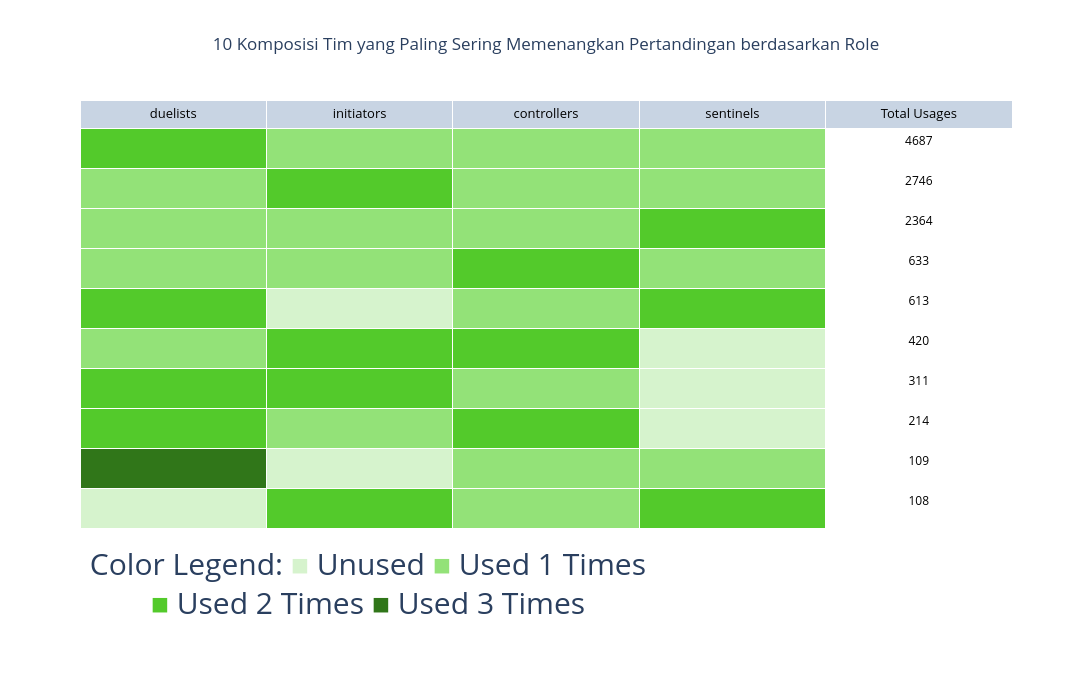

Notebook code cell kept with this figure:
### Code cell
from collections import Counter
# Visualize with table
all_roles = df_agent['Role'].drop_duplicates(keep='first').tolist()

# Split the role combination into individual role
role_combination = team_compotition_by_role.loc[0:9]['Role'].str.split(expand=True)

# Create a mapping of role combination
role_mapped = role_combination.apply(lambda row: [Counter(row.values)[role] if role in row.values else 0 for role in all_roles], axis=1, result_type='expand')
role_mapped['Total Usages'] = team_compotition_by_role['count']

# Assign color for each cell 
colors = ['rgb(214,243,205)', 'rgb(147,226,120)', 'rgb(83,202,43)', 'rgb(48,118,25)', 'rgb(14,33,7)']
cell_colors = [np.array(colors)[role_mapped[col]] for col in role_mapped.drop(columns='Total Usages').columns]
cell_colors.append(['rgb(255, 255, 255)'] * len(role_mapped))

# Assign value for each cell
cell_values = [[''] * len(role_mapped)] * (len(role_mapped.columns) - 1)
cell_values.append(role_mapped['Total Usages'].tolist())

fig = go.Figure(data=[go.Table(
    header=dict(values=all_roles + ['Total Usages'],
                font=dict(color='black', size=13)),
    cells=dict(values=cell_values,
               fill_color=cell_colors,
               align='center', font=dict(color='black', size=12),
               height=40)
)])

fig.update_layout(
    title='10 Komposisi Tim yang Paling Sering Memenangkan Pertandingan berdasarkan Role',
    title_x=0.5,
    width=1100,  
    height=700,  
)

annotation = """
Color Legend:
<span style="color:#D6F3CD">■</span> Unused
<span style="color:#93E278">■</span> Used 1 Times
<br>
<span style="color:#53CA2B">■</span> Used 2 Times
<span style="color:#307619">■</span> Used 3 Times
"""

fig.add_annotation(
    text=annotation,
    xref="paper",
    yref="paper",
    x=0,
    y=-0.01,
    showarrow=False,
    font=dict(size=30),
)

fig.show()

### Figure 1 — Plotly figure (JSON) as saved in the notebook; plotly's stock layout.template omitted (floating-point values rounded to 4 significant figures)
{"data": [{"cells": {"align": "center", "fill": {"color": [["rgb(83,202,43)", "rgb(147,226,120)", "rgb(147,226,120)", "rgb(147,226,120)", "rgb(83,202,43)", "rgb(147,226,120)", "rgb(83,202,43)", "rgb(83,202,43)", "rgb(48,118,25)", "rgb(214,243,205)"], ["rgb(147,226,120)", "rgb(83,202,43)", "rgb(147,226,120)", "rgb(147,226,120)", "rgb(214,243,205)", "rgb(83,202,43)", "rgb(83,202,43)", "rgb(147,226,120)", "rgb(214,243,205)", "rgb(83,202,43)"], ["rgb(147,226,120)", "rgb(147,226,120)", "rgb(147,226,120)", "rgb(83,202,43)", "rgb(147,226,120)", "rgb(83,202,43)", "rgb(147,226,120)", "rgb(83,202,43)", "rgb(147,226,120)", "rgb(147,226,120)"], ["rgb(147,226,120)", "rgb(147,226,120)", "rgb(83,202,43)", "rgb(147,226,120)", "rgb(83,202,43)", "rgb(214,243,205)", "rgb(214,243,205)", "rgb(214,243,205)", "rgb(147,226,120)", "rgb(83,202,43)"], ["rgb(255, 255, 255)", "rgb(255, 255, 255)", "rgb(255, 255, 255)", "rgb(255, 255, 255)", "rgb(255, 255, 255)", "rgb(255, 255, 255)", "rgb(255, 255, 255)", "rgb(255, 255, 255)", "rgb(255, 255, 255)", "rgb(255, 255, 255)"]]}, "font": {"color": "black", "size": 12}, "height": 40, "values": [["", "", "", "", "", "", "", "", "", ""], ["", "", "", "", "", "", "", "", "", ""], ["", "", "", "", "", "", "", "", "", ""], ["", "", "", "", "", "", "", "", "", ""], [4687, 2746, 2364, 633, 613, 420, 311, 214, 109, 108]]}, "header": {"font": {"color": "black", "size": 13}, "values": ["duelists", "initiators", "controllers", "sentinels", "Total Usages"]}, "type": "table"}], "layout": {"annotations": [{"font": {"size": 30}, "showarrow": false, "text": "\nColor Legend:\n<span style=\"color:#D6F3CD\">■</span> Unused\n<span style=\"color:#93E278\">■</span> Used 1 Times\n<br>\n<span style=\"color:#53CA2B\">■</span> Used 2 Times\n<span style=\"color:#307619\">■</span> Used 3 Times\n", "x": 0, "xref": "paper", "y": -0.01, "yref": "paper"}], "height": 700, "title": {"text": "10 Komposisi Tim yang Paling Sering Memenangkan Pertandingan berdasarkan Role", "x": 0.5}, "width": 1100}}
